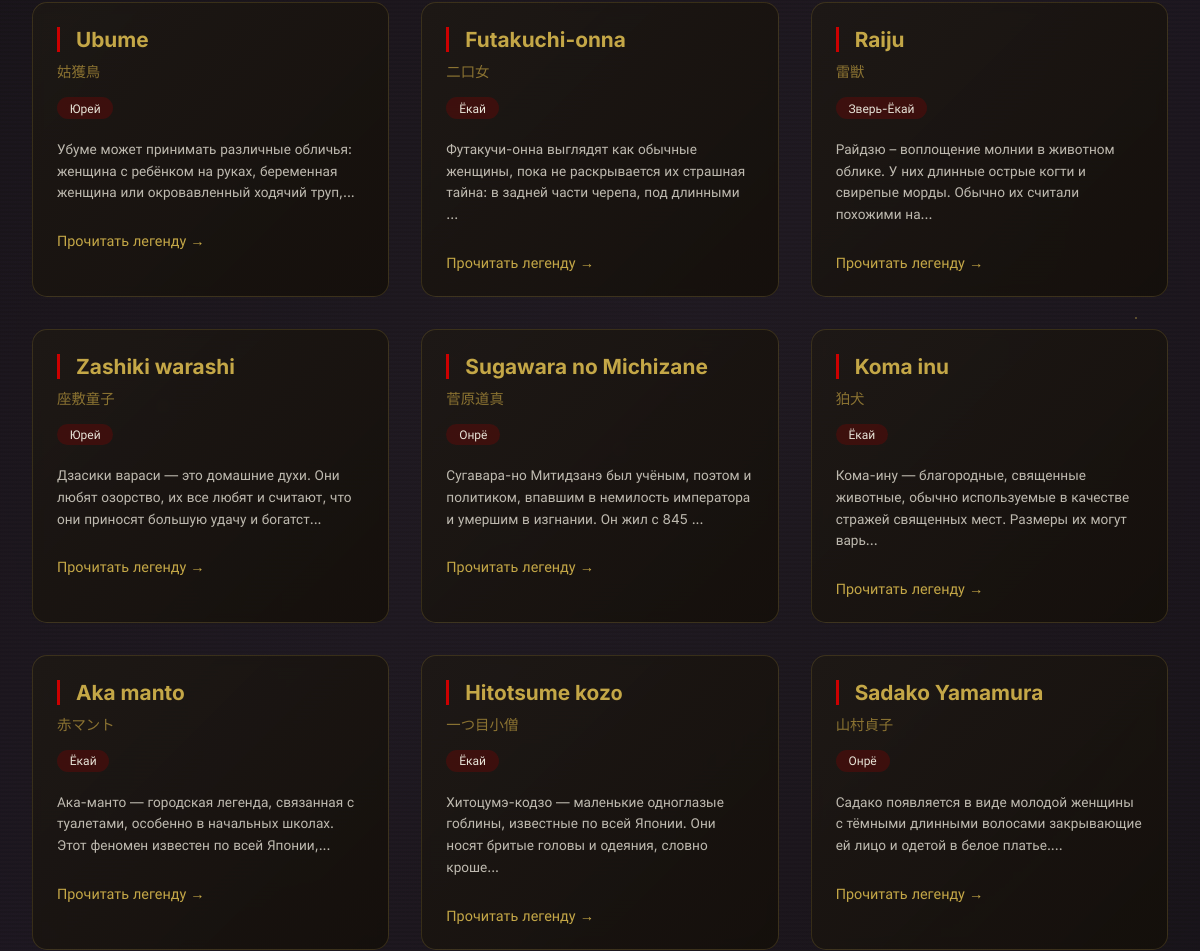
Page /creatures.php (middle part) on the earlier database version.
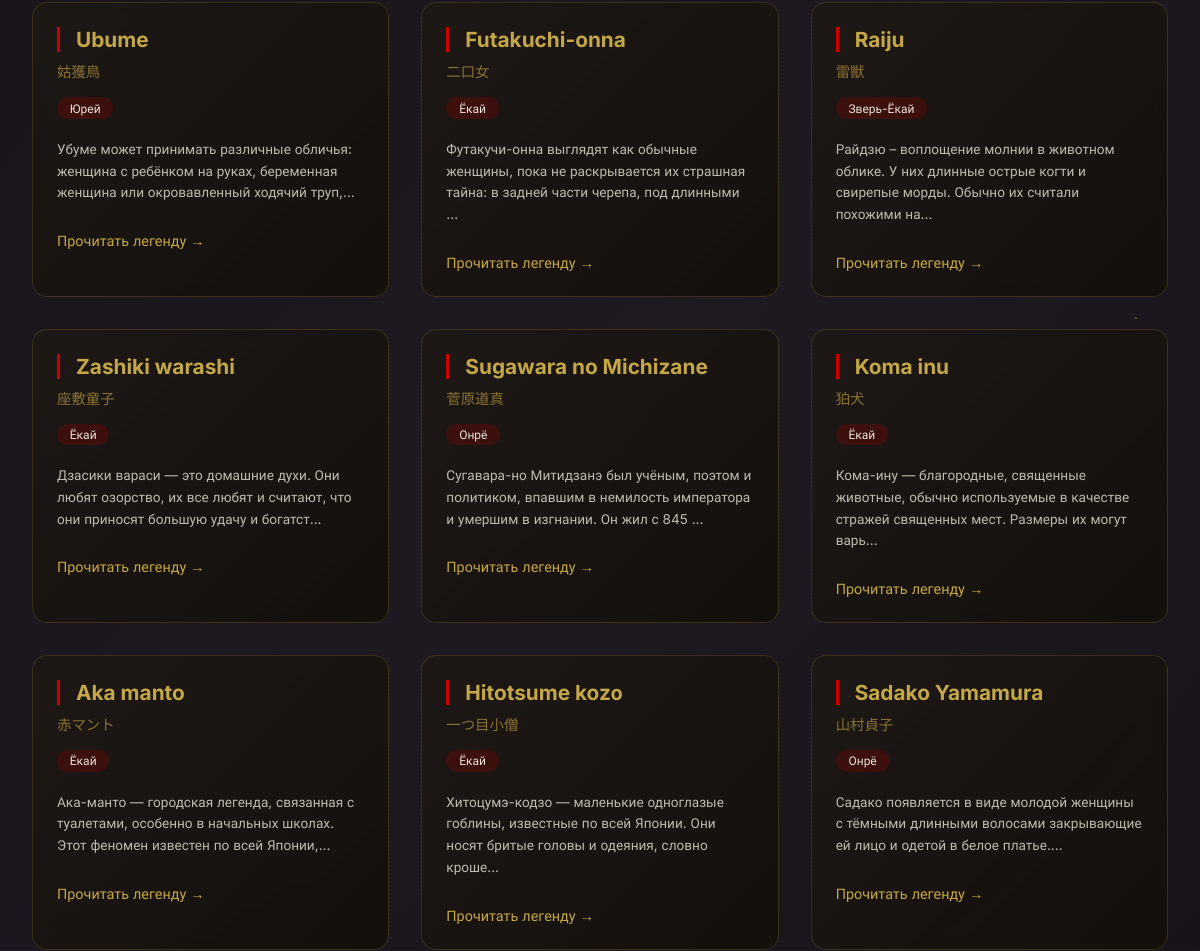
Same page on the later database version.
### tables this page shows
CREATE TABLE `creatures` (
  `id` int(11) NOT NULL,
  `name` varchar(255) DEFAULT NULL,
  `habitat` text DEFAULT NULL,
  `type` varchar(100) DEFAULT NULL,
  `story_id` varchar(50) DEFAULT NULL,
  `place_id` varchar(5) DEFAULT NULL,
  `name_kanji` varchar(100) DEFAULT NULL,
  `desc` text DEFAULT NULL
);

### creatures.php (the view, shortened to what this page needs)
<?php
require_once 'config/database.php';
require_once 'includes/header.php';
$stmt = $pdo->query("SELECT * FROM creatures ORDER BY id LIMIT 50");
$creatures = $stmt->fetchAll();
?>
<div class="card-grid">
    <?php foreach($creatures as $creature): ?>
    <div class="card">
        <div class="card-content">
            <h3><?php echo htmlspecialchars($creature['name']); ?></h3>
            <div class="card-kanji"><?php echo htmlspecialchars($creature['name_kanji']); ?></div>
            <div class="card-type"><?php echo htmlspecialchars($creature['type']); ?></div>
            <p class="card-desc"><?php echo htmlspecialchars(mb_substr($creature['desc'], 0, 120)) . '...'; ?></p>
            <a href="details.php?type=creature&id=<?php echo $creature['id']; ?>" class="card-link">Прочитать легенду →</a>
        </div>
    </div>
    <?php endforeach; ?>
</div>
<?php require_once 'includes/footer.php'; ?>

### includes/header.php (shortened to what this page needs)
<!DOCTYPE html>
<html lang="ru">
<head>
    <link rel="stylesheet" href="assets/css/style.css">
</head>
<body>
    <div class="bg-overlay"></div>
    <div class="fog-layer"></div>
    <div class="particles"></div>
    <main class="main">

### includes/footer.php (shortened to what this page needs)
    </main>
</body>
</html>

### assets/css/style.css (style rules this page uses)
* { margin: 0; padding: 0; box-sizing: border-box; }
:root { --dark-bg: #0a0a0a; --dark-wood: #1a1a1a; --paper: #2a2418; --gold: #c4a747; --gold-dim: #8b7332; --red: #8b0000; --red-bright: #cc0000; --moon: #e8e4d8; --shadow: rgba(0, 0, 0, 0.5); }
body { font-family: 'Inter', 'Cinza', sans-serif; background: linear-gradient(135deg, #0a0a0a 0%, #1a1520 50%, #0a0a0a 100%); color: var(--moon); min-height: 100vh; overflow-x: hidden; position: relative; }
.bg-overlay { position: fixed; top: 0; left: 0; width: 100%; height: 100%; background: repeating-linear-gradient( 0deg, transparent, transparent 2px, rgba(0, 0, 0, 0.1) 2px, rgba(0, 0, 0, 0.1) 4px ); pointer-events: none; z-index: 0; }
.fog-layer { position: fixed; top: 0; left: 0; width: 100%; height: 100%; background: radial-gradient(circle at 50% 50%, rgba(100, 80, 60, 0.1) 0%, transparent 70%); pointer-events: none; z-index: 1; animation: fogMove 20s ease-in-out infinite alternate; }
.particles { position: fixed; top: 0; left: 0; width: 100%; height: 100%; pointer-events: none; z-index: 1; }
.main { position: relative; z-index: 10; max-width: 1400px; margin: 0 auto; padding: 2rem; min-height: calc(100vh - 160px); }
.card-grid { display: grid; grid-template-columns: repeat(auto-fill, minmax(320px, 1fr)); gap: 2rem; }
.card { background: linear-gradient(135deg, rgba(30, 25, 20, 0.8), rgba(20, 15, 10, 0.9)); backdrop-filter: blur(5px); border-radius: 15px; overflow: hidden; transition: all 0.3s ease; border: 1px solid rgba(196, 167, 71, 0.2); }
.card-content { padding: 1.5rem; }
.card h3 { color: var(--gold); font-size: 1.3rem; margin-bottom: 0.5rem; border-left: 3px solid var(--red-bright); padding-left: 1rem; }
.card-kanji { font-family: 'Noto Sans JP', 'Cinza', serif; color: var(--gold-dim); font-size: 0.9rem; margin-bottom: 0.5rem; }
.card-type { display: inline-block; padding: 0.2rem 0.8rem; background: rgba(139, 0, 0, 0.3); border-radius: 20px; font-size: 0.75rem; margin: 0.5rem 0; }
.card-desc { font-size: 0.85rem; line-height: 1.6; opacity: 0.8; margin: 0.75rem 0; }
.card-link { display: inline-block; margin-top: 1rem; color: var(--gold); text-decoration: none; font-size: 0.9rem; transition: all 0.3s ease; }
.fade-in { animation: fadeIn 0.8s ease; }

Differences in the rows shown:
changed creatures "Zashiki warashi": type "Юрей" → "Ёкай"
